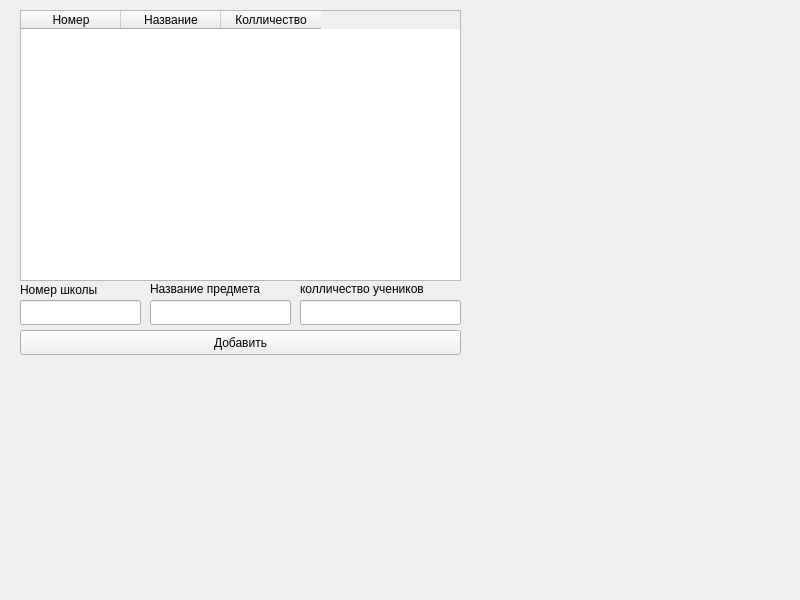
<?xml version="1.0" encoding="UTF-8"?>
<ui version="4.0">
 <class>Widget</class>
 <widget class="QWidget" name="Widget">
  <property name="geometry">
   <rect>
    <x>0</x>
    <y>0</y>
    <width>800</width>
    <height>600</height>
   </rect>
  </property>
  <property name="windowTitle">
   <string>Widget</string>
  </property>
  <widget class="QPushButton" name="pushButton">
   <property name="geometry">
    <rect>
     <x>20</x>
     <y>330</y>
     <width>441</width>
     <height>25</height>
    </rect>
   </property>
   <property name="text">
    <string>Добавить</string>
   </property>
  </widget>
  <widget class="QLineEdit" name="lineEdit">
   <property name="geometry">
    <rect>
     <x>20</x>
     <y>300</y>
     <width>121</width>
     <height>25</height>
    </rect>
   </property>
  </widget>
  <widget class="QLineEdit" name="lineEdit_2">
   <property name="geometry">
    <rect>
     <x>150</x>
     <y>300</y>
     <width>141</width>
     <height>25</height>
    </rect>
   </property>
  </widget>
  <widget class="QLineEdit" name="lineEdit_3">
   <property name="geometry">
    <rect>
     <x>300</x>
     <y>300</y>
     <width>161</width>
     <height>25</height>
    </rect>
   </property>
  </widget>
  <widget class="QLabel" name="label">
   <property name="geometry">
    <rect>
     <x>20</x>
     <y>280</y>
     <width>111</width>
     <height>20</height>
    </rect>
   </property>
   <property name="text">
    <string>Номер школы</string>
   </property>
  </widget>
  <widget class="QLabel" name="label_2">
   <property name="geometry">
    <rect>
     <x>150</x>
     <y>280</y>
     <width>151</width>
     <height>17</height>
    </rect>
   </property>
   <property name="text">
    <string>Название предмета</string>
   </property>
  </widget>
  <widget class="QLabel" name="label_3">
   <property name="geometry">
    <rect>
     <x>300</x>
     <y>280</y>
     <width>171</width>
     <height>17</height>
    </rect>
   </property>
   <property name="text">
    <string>колличество учеников</string>
   </property>
  </widget>
  <widget class="QTableWidget" name="tableWidget">
   <property name="geometry">
    <rect>
     <x>20</x>
     <y>10</y>
     <width>441</width>
     <height>271</height>
    </rect>
   </property>
   <attribute name="horizontalHeaderCascadingSectionResizes">
    <bool>false</bool>
   </attribute>
   <column>
    <property name="text">
     <string>Номер</string>
    </property>
    <property name="textAlignment">
     <set>AlignCenter</set>
    </property>
   </column>
   <column>
    <property name="text">
     <string>Название</string>
    </property>
   </column>
   <column>
    <property name="text">
     <string>Колличество</string>
    </property>
   </column>
  </widget>
 </widget>
 <resources/>
 <connections/>
</ui>
